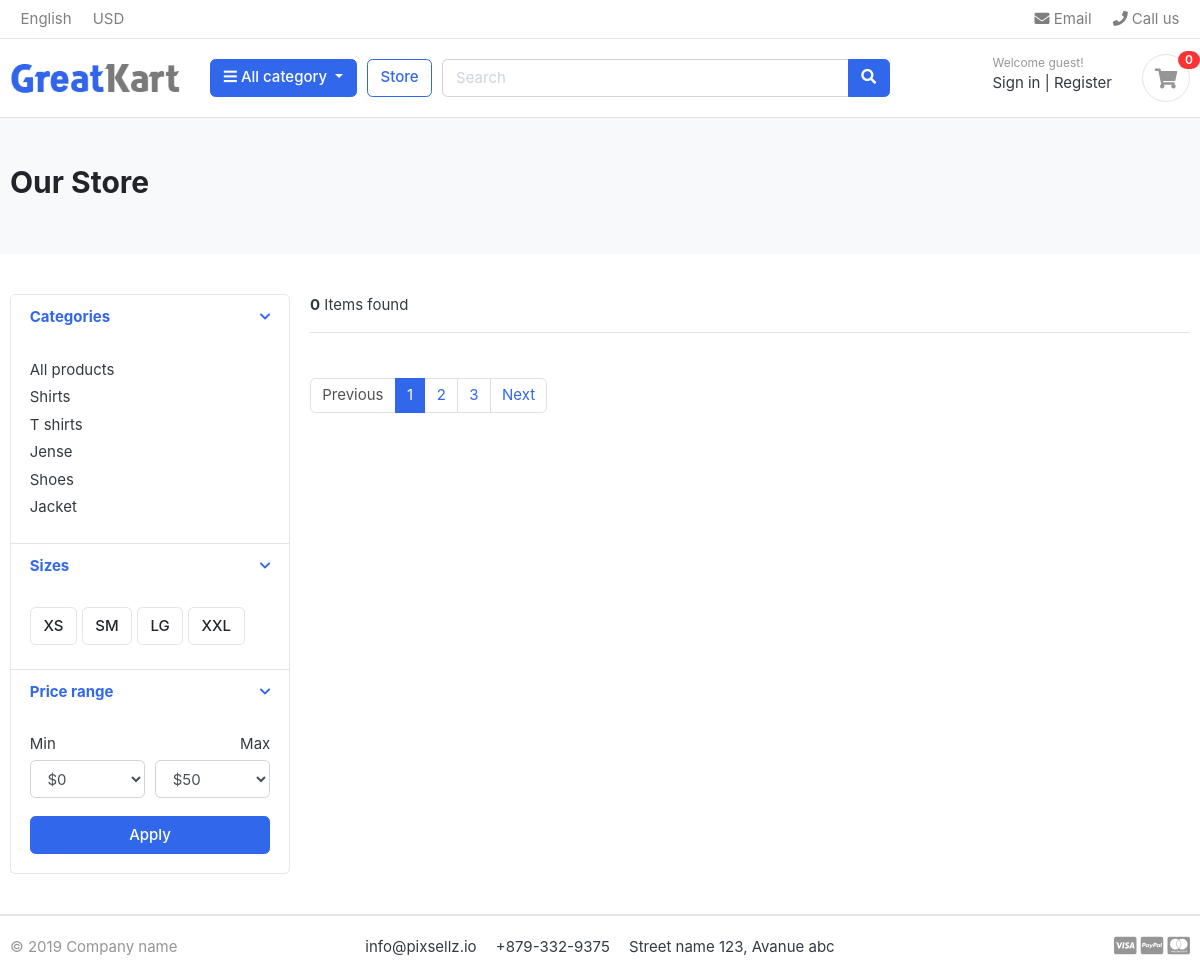
Before: /store/shirts/ with the older database file.
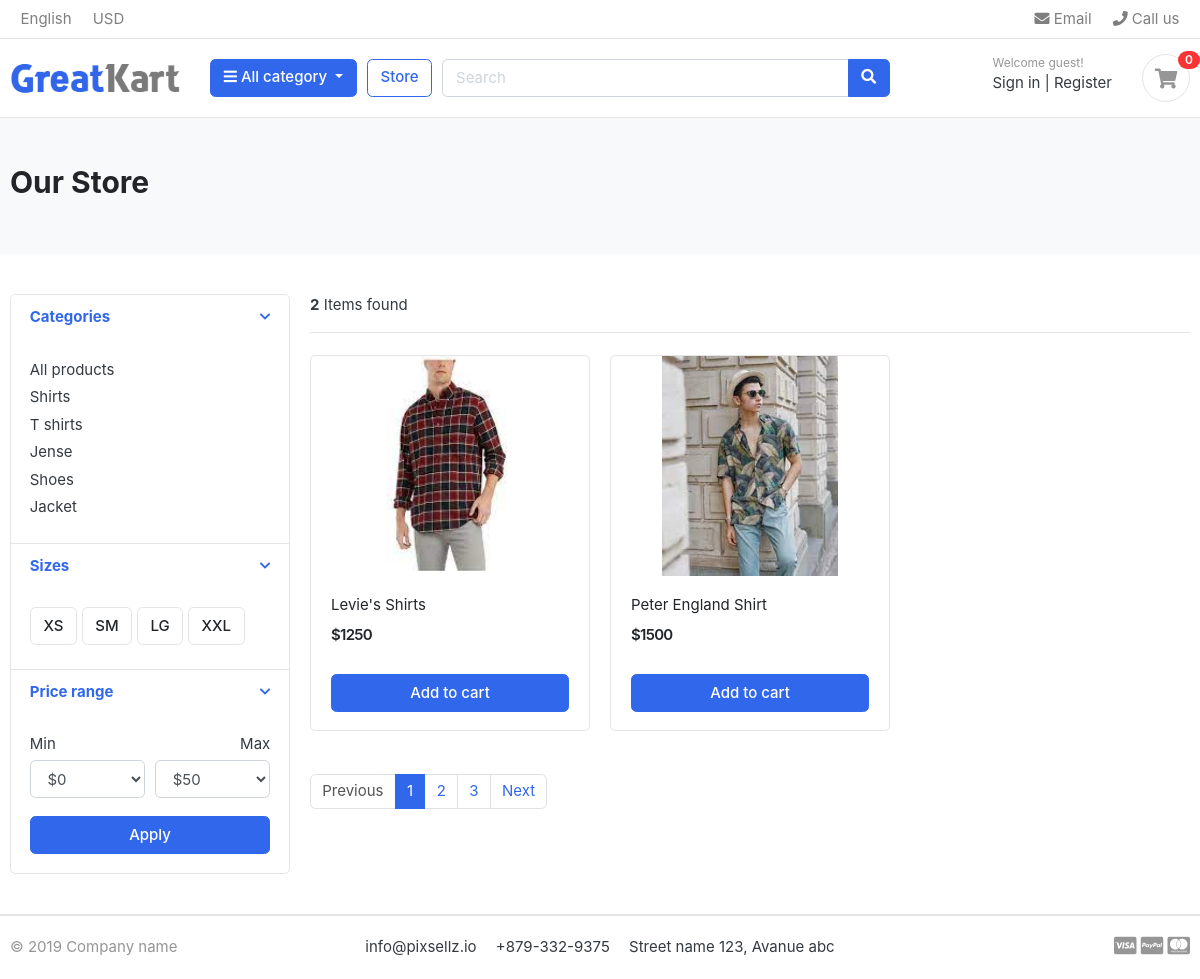
After: the same page with the newer database file.
### category/models.py (models this page shows, shortened)
class Category(models.Model):
    cat_name=models.CharField(max_length=50, unique=True)
    slug=models.SlugField(max_length=50 ,unique=True)
    description = models.TextField(blank=True)
    cat_image= models.ImageField(upload_to='photos/category', blank=True)
    class Meta:
        verbose_name = 'category'
        verbose_name_plural = 'categories'
    def get_url(self):
        return reverse('product_by_category', args = [self.slug])

### store/models.py (models this page shows, shortened)
class Product(models.Model):
    product_name = models.CharField(max_length=100, unique=True)
    slug = models.SlugField(max_length=100, unique=True)
    description = models.TextField(blank=True)
    price = models.IntegerField()
    image = models.ImageField(upload_to='photos/product')
    stoke = models.IntegerField()
    is_avialable = models.BooleanField(default=True)
    category = models.ForeignKey(Category, on_delete=models.CASCADE)
    created_date = models.DateTimeField(auto_now_add=True)
    modified_date = models.DateTimeField(auto_now=True)
    def get_url(self):
        return reverse('product_details', args=[self.category.slug, self.slug])

### store/views.py (the view)
# urls.py: path('store/', include('store.urls')),
def store(request, category_slug=None):
    categories = None
    products = None
    if category_slug != None:
        categories = get_object_or_404(Category, slug=category_slug)
        products = Product.objects.filter(category=categories, is_avialable=True)
        product_count = products.count()
    else:
        products = Product.objects.all().filter(is_avialable=True)
        product_count = products.count()
    context = {
        'products':products,
        'product_count' : product_count
    }
    return render(request,'store/store.html', context)

### category/context_processors.py (called while the page is built)
def menu_link(request):
    links = Category.objects.all()
    return dict(links=links)

### template/store/store.html (shortened to what the changed rows need)
{% extends 'base.html' %}
{% load static %}
{% block body %}
<section class="section-pagetop bg">
    <div class="container">
        <h2 class="title-page">Our Store</h2>
    </div>
    </section>
<section class="section-content padding-y">
    <div class="container">
    <div class="row">
        <aside class="col-md-3">
    <div class="card">
        <article class="filter-group">
            <div class="filter-content collapse show" id="collapse_1" style="">
                <div class="card-body">
                    <ul class="list-menu">
                    {% for category in links %}
                    <li><a href="{{ category.get_url }}">{{ category.cat_name }}</a></li>
                    {% endfor %}
                    </ul>
                </div>
            </div>
        </article>
    </div>
        </aside>
        <main class="col-md-9">
    <header class="border-bottom mb-4 pb-3">
            <div class="form-inline">
                <span class="mr-md-auto"> <b> {{ product_count }}</b> Items found </span>
            </div>
    </header>
    <div class="row">
        {% for product in products %}
        <div class="col-md-4">
            <figure class="card card-product-grid">
                <div class="img-wrap">
                    <a href="{{ product.get_url }}"><img src="{{ product.image.url }}"></a>
                </div>
                <figcaption class="info-wrap">
                    <div class="fix-height">
                        <a href="{{ product.get_url }}" class="title">{{ product.product_name}}</a>
                        <div class="price-wrap mt-2">
                            <span class="price">${{ product.price}}</span>
                        </div>
                    </div>
                    <a href="#" class="btn btn-block btn-primary">Add to cart </a>
                </figcaption>
            </figure>
        </div>
        {% endfor %}
    </div>
        </main>
    </div>
    </div>
    </section>
{% endblock %}

Changed rows visible on the page:
added Product: image (picture), product_name "Levie's Shirts", price "1250"
added Product: image (picture), product_name "Peter England Shirt", price "1500"
Other visible differences:
{{ product_count }}: "0" → "2"
